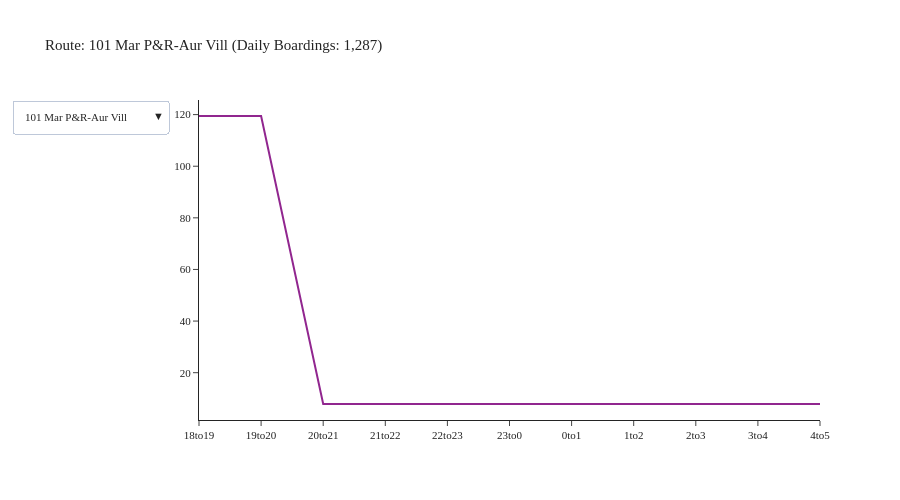

The code cell stored with this chart in its notebook:
### Code cell
agency = 'Community Transit'
df = df_transit_line[df_transit_line['agency'] == agency]
df = df.groupby(['tod', 'description']).agg({'boardings': 'sum'}).reset_index()
fig = create_tod_chart(df)
fig.show()

### Figure 1 — Plotly figure (JSON) as saved in the notebook; plotly's stock layout.template omitted (floating-point values rounded to 4 significant figures)
{"data": [{"mode": "lines", "name": "101 Mar P&R-Aur Vill", "type": "scatter", "visible": true, "x": ["18to19", "19to20", "20to21", "21to22", "22to23", "23to0", "0to1", "1to2", "2to3", "3to4", "4to5"], "y": [119.5, 119.5, 7.87, 7.87, 7.87, 7.87, 7.87, 7.87, 7.87, 7.87, 7.87]}, {"mode": "lines", "name": "105 Mariner P&R-Both", "type": "scatter", "visible": false, "x": ["18to19", "19to20", "20to21", "21to22", "22to23", "23to0", "0to1", "1to2", "2to3", "3to4", "4to5"], "y": [25.99, 25.99, 2.882, 2.882, 2.882, 2.882, 2.882, 2.882, 2.882, 2.882, 2.882]}, {"mode": "lines", "name": "106 Mariner P&R-Both", "type": "scatter", "visible": false, "x": ["18to19", "19to20"], "y": [7.887, 7.887]}, {"mode": "lines", "name": "107 Lynnwd-Seaway TC", "type": "scatter", "visible": false, "x": [], "y": []}, {"mode": "lines", "name": "109 Ash Wy P&R-LkStv", "type": "scatter", "visible": false, "x": ["18to19", "19to20", "20to21", "21to22", "22to23", "23to0", "0to1", "1to2", "2to3", "3to4", "4to5"], "y": [60.86, 60.86, 8.06, 8.06, 8.06, 8.06, 8.06, 8.06, 8.06, 8.06, 8.06]}, {"mode": "lines", "name": "111 Brier-MtLkTer TC", "type": "scatter", "visible": false, "x": [], "y": []}, {"mode": "lines", "name": "112 MLT TC-Ash P&R", "type": "scatter", "visible": false, "x": ["18to19", "19to20", "20to21", "21to22", "22to23", "23to0", "0to1", "1to2", "2to3", "3to4", "4to5"], "y": [15.35, 15.35, 0.3975, 0.3975, 0.3975, 0.3975, 0.3975, 0.3975, 0.3975, 0.3975, 0.3975]}, {"mode": "lines", "name": "113 Mukilteo-Lynn TC", "type": "scatter", "visible": false, "x": ["18to19", "19to20", "20to21", "21to22", "22to23", "23to0", "0to1", "1to2", "2to3", "3to4", "4to5"], "y": [75.93, 75.93, 6.743, 6.743, 6.743, 6.743, 6.743, 6.743, 6.743, 6.743, 6.743]}, {"mode": "lines", "name": "115 McClm P&R-AurVil", "type": "scatter", "visible": false, "x": ["18to19", "19to20", "20to21", "21to22", "22to23", "23to0", "0to1", "1to2", "2to3", "3to4", "4to5"], "y": [126.9, 126.9, 7.648, 7.648, 7.648, 7.648, 7.648, 7.648, 7.648, 7.648, 7.648]}, {"mode": "lines", "name": "116 Edm-Silver Firs", "type": "scatter", "visible": false, "x": ["18to19", "19to20", "20to21", "21to22", "22to23", "23to0", "0to1", "1to2", "2to3", "3to4", "4to5"], "y": [145.5, 145.5, 12.54, 12.54, 12.54, 12.54, 12.54, 12.54, 12.54, 12.54, 12.54]}, {"mode": "lines", "name": "119 Ash P&R-MLT TC", "type": "scatter", "visible": false, "x": ["18to19", "19to20", "20to21", "21to22", "22to23", "23to0", "0to1", "1to2", "2to3", "3to4", "4to5"], "y": [22.12, 22.12, 0.2619, 0.2619, 0.2619, 0.2619, 0.2619, 0.2619, 0.2619, 0.2619, 0.2619]}, {"mode": "lines", "name": "120 Canyon Pk-Lyn TC", "type": "scatter", "visible": false, "x": ["18to19", "19to20", "20to21", "21to22", "22to23", "23to0", "0to1", "1to2", "2to3", "3to4", "4to5"], "y": [45.03, 45.03, 2.619, 2.619, 2.619, 2.619, 2.619, 2.619, 2.619, 2.619, 2.619]}, {"mode": "lines", "name": "130 Edmonds-Lynnwood", "type": "scatter", "visible": false, "x": ["18to19", "19to20", "20to21", "21to22", "22to23", "23to0", "0to1", "1to2", "2to3", "3to4", "4to5"], "y": [40.13, 40.13, 1.532, 1.532, 1.532, 1.532, 1.532, 1.532, 1.532, 1.532, 1.532]}, {"mode": "lines", "name": "196 Ash W P&R-Edmnds", "type": "scatter", "visible": false, "x": ["18to19", "19to20", "20to21", "21to22", "22to23", "23to0", "0to1", "1to2", "2to3", "3to4", "4to5"], "y": [39.74, 39.74, 3.082, 3.082, 3.082, 3.082, 3.082, 3.082, 3.082, 3.082, 3.082]}, {"mode": "lines", "name": "201 Smokey Pt-Lynnwd", "type": "scatter", "visible": false, "x": ["18to19", "19to20", "20to21", "21to22", "22to23", "23to0", "0to1", "1to2", "2to3", "3to4", "4to5"], "y": [116.1, 116.1, 14.02, 14.02, 14.02, 14.02, 14.02, 14.02, 14.02, 14.02, 14.02]}, {"mode": "lines", "name": "202 Smokey Pt-Lynnwd", "type": "scatter", "visible": false, "x": ["18to19", "19to20", "20to21", "21to22", "22to23", "23to0", "0to1", "1to2", "2to3", "3to4", "4to5"], "y": [154.6, 154.6, 15.5, 15.5, 15.5, 15.5, 15.5, 15.5, 15.5, 15.5, 15.5]}, {"mode": "lines", "name": "209 Smokey Pt-Lk Stv", "type": "scatter", "visible": false, "x": ["18to19", "19to20", "20to21", "21to22", "22to23", "23to0", "0to1", "1to2", "2to3", "3to4", "4to5"], "y": [17.39, 17.39, 0.7555, 0.7555, 0.7555, 0.7555, 0.7555, 0.7555, 0.7555, 0.7555, 0.7555]}, {"mode": "lines", "name": "220 Smoky Pt-Arlngtn", "type": "scatter", "visible": false, "x": ["18to19", "19to20"], "y": [19.02, 19.02]}, {"mode": "lines", "name": "222 Tulalip-Marysvil", "type": "scatter", "visible": false, "x": ["18to19", "19to20"], "y": [35.51, 35.51]}, {"mode": "lines", "name": "227 Arlngtn-Seawy TC", "type": "scatter", "visible": false, "x": [], "y": []}, {"mode": "lines", "name": "230 Darrngtn-Smky Pt", "type": "scatter", "visible": false, "x": ["18to19", "19to20"], "y": [7.795, 7.795]}, {"mode": "lines", "name": "240 Stanwd-Smokey Pt", "type": "scatter", "visible": false, "x": ["18to19", "19to20"], "y": [27.28, 27.28]}, {"mode": "lines", "name": "247 Stanwd-Seaway TC", "type": "scatter", "visible": false, "x": [], "y": []}, {"mode": "lines", "name": "270 Gold Bar-Everett", "type": "scatter", "visible": false, "x": [], "y": []}, {"mode": "lines", "name": "271 Gold Bar-Everett", "type": "scatter", "visible": false, "x": ["18to19", "19to20", "20to21", "21to22", "22to23", "23to0", "0to1", "1to2", "2to3", "3to4", "4to5"], "y": [78.99, 78.99, 6.824, 6.824, 6.824, 6.824, 6.824, 6.824, 6.824, 6.824, 6.824]}, {"mode": "lines", "name": "280 Gran Falls-Evrt", "type": "scatter", "visible": false, "x": ["18to19", "19to20", "20to21", "21to22", "22to23", "23to0", "0to1", "1to2", "2to3", "3to4", "4to5"], "y": [80.76, 80.76, 1.167, 1.167, 1.167, 1.167, 1.167, 1.167, 1.167, 1.167, 1.167]}, {"mode": "lines", "name": "402 Lynn TC-Sea CBD", "type": "scatter", "visible": false, "x": ["18to19", "19to20"], "y": [25.83, 25.83]}, {"mode": "lines", "name": "405 Edm P&R-Sea CBD", "type": "scatter", "visible": false, "x": [], "y": []}, {"mode": "lines", "name": "410 Mar P&R-Sea CBD", "type": "scatter", "visible": false, "x": [], "y": []}, {"mode": "lines", "name": "412 Slv Firs-Sea CBD", "type": "scatter", "visible": false, "x": [], "y": []}, {"mode": "lines", "name": "413 Sw Ck P&R-SeaCBD", "type": "scatter", "visible": false, "x": ["18to19", "19to20"], "y": [2.198, 2.198]}, {"mode": "lines", "name": "415 N Lynn-Sea CBD", "type": "scatter", "visible": false, "x": [], "y": []}, {"mode": "lines", "name": "416 Edmonds-Sea CBD", "type": "scatter", "visible": false, "x": [], "y": []}, {"mode": "lines", "name": "417 Mukilteo-Sea CBD", "type": "scatter", "visible": false, "x": [], "y": []}, {"mode": "lines", "name": "421 Marysvil-Sea CBD", "type": "scatter", "visible": false, "x": [], "y": []}, {"mode": "lines", "name": "422 Stanwood-Sea CBD", "type": "scatter", "visible": false, "x": [], "y": []}, {"mode": "lines", "name": "424 Snohomsh-Sea CBD", "type": "scatter", "visible": false, "x": [], "y": []}, {"mode": "lines", "name": "425 Lk Stvns-Sea CBD", "type": "scatter", "visible": false, "x": [], "y": []}, {"mode": "lines", "name": "435 Mill Ck-Sea CBD", "type": "scatter", "visible": false, "x": [], "y": []}, {"mode": "lines", "name": "821 Marysvl-NGt Stn", "type": "scatter", "visible": false, "x": [], "y": []}, {"mode": "lines", "name": "860 McCol P&R-NG Stn", "type": "scatter", "visible": false, "x": ["18to19", "19to20"], "y": [8.243, 8.243]}, {"mode": "lines", "name": "871 Edm P&R-NGt Stn", "type": "scatter", "visible": false, "x": ["18to19", "19to20"], "y": [8.877, 8.877]}, {"mode": "lines", "name": "880 Mukilteo-NG Stn", "type": "scatter", "visible": false, "x": ["18to19", "19to20"], "y": [12.44, 12.44]}, {"mode": "lines", "name": "Swift Blue", "type": "scatter", "visible": false, "x": ["18to19", "19to20", "20to21", "21to22", "22to23", "23to0", "0to1", "1to2", "2to3", "3to4", "4to5"], "y": [457.7, 457.7, 64.21, 64.21, 64.21, 64.21, 64.21, 64.21, 64.21, 64.21, 64.21]}, {"mode": "lines", "name": "Swift Green", "type": "scatter", "visible": false, "x": ["18to19", "19to20", "20to21", "21to22", "22to23", "23to0", "0to1", "1to2", "2to3", "3to4", "4to5"], "y": [173.7, 173.7, 22.02, 22.02, 22.02, 22.02, 22.02, 22.02, 22.02, 22.02, 22.02]}, {"mode": "lines", "name": "810-McCol Pk-NGt Stn", "type": "scatter", "visible": false, "x": ["18to19", "19to20", "20to21", "21to22", "22to23", "23to0", "0to1", "1to2", "2to3", "3to4", "4to5"], "y": [19.63, 19.63, 15.48, 15.48, 15.48, 15.48, 15.48, 15.48, 15.48, 15.48, 15.48]}], "layout": {"font": {"size": 11}, "height": 500, "title": {"text": "Route: 101 Mar P&R-Aur Vill (Daily Boardings: 1,287)"}, "updatemenus": [{"buttons": [{"args": [{"visible": [true, false, false, false, false, false, false, false, false, false, false, false, false, false, false, false, false, false, false, false, false, false, false, false, false, false, false, false, false, false, false, false, false, false, false, false, false, false, false, false, false, false, false, false, false, false]}, {"title": "Route: 101 Mar P&R-Aur Vill (Daily Boardings: 1,287)"}], "label": "101 Mar P&R-Aur Vill", "method": "update"}, {"args": [{"visible": [false, true, false, false, false, false, false, false, false, false, false, false, false, false, false, false, false, false, false, false, false, false, false, false, false, false, false, false, false, false, false, false, false, false, false, false, false, false, false, false, false, false, false, false, false, false]}, {"title": "Route: 105 Mariner P&R-Both (Daily Boardings: 593)"}], "label": "105 Mariner P&R-Both", "method": "update"}, {"args": [{"visible": [false, false, true, false, false, false, false, false, false, false, false, false, false, false, false, false, false, false, false, false, false, false, false, false, false, false, false, false, false, false, false, false, false, false, false, false, false, false, false, false, false, false, false, false, false, false]}, {"title": "Route: 106 Mariner P&R-Both (Daily Boardings: 258)"}], "label": "106 Mariner P&R-Both", "method": "update"}, {"args": [{"visible": [false, false, false, true, false, false, false, false, false, false, false, false, false, false, false, false, false, false, false, false, false, false, false, false, false, false, false, false, false, false, false, false, false, false, false, false, false, false, false, false, false, false, false, false, false, false]}, {"title": "Route: 107 Lynnwd-Seaway TC (Daily Boardings: 61)"}], "label": "107 Lynnwd-Seaway TC", "method": "update"}, {"args": [{"visible": [false, false, false, false, true, false, false, false, false, false, false, false, false, false, false, false, false, false, false, false, false, false, false, false, false, false, false, false, false, false, false, false, false, false, false, false, false, false, false, false, false, false, false, false, false, false]}, {"title": "Route: 109 Ash Wy P&R-LkStv (Daily Boardings: 891)"}], "label": "109 Ash Wy P&R-LkStv", "method": "update"}, {"args": [{"visible": [false, false, false, false, false, true, false, false, false, false, false, false, false, false, false, false, false, false, false, false, false, false, false, false, false, false, false, false, false, false, false, false, false, false, false, false, false, false, false, false, false, false, false, false, false, false]}, {"title": "Route: 111 Brier-MtLkTer TC (Daily Boardings: 25)"}], "label": "111 Brier-MtLkTer TC", "method": "update"}, {"args": [{"visible": [false, false, false, false, false, false, true, false, false, false, false, false, false, false, false, false, false, false, false, false, false, false, false, false, false, false, false, false, false, false, false, false, false, false, false, false, false, false, false, false, false, false, false, false, false, false]}, {"title": "Route: 112 MLT TC-Ash P&R (Daily Boardings: 196)"}], "label": "112 MLT TC-Ash P&R", "method": "update"}, {"args": [{"visible": [false, false, false, false, false, false, false, true, false, false, false, false, false, false, false, false, false, false, false, false, false, false, false, false, false, false, false, false, false, false, false, false, false, false, false, false, false, false, false, false, false, false, false, false, false, false]}, {"title": "Route: 113 Mukilteo-Lynn TC (Daily Boardings: 1,094)"}], "label": "113 Mukilteo-Lynn TC", "method": "update"}, {"args": [{"visible": [false, false, false, false, false, false, false, false, true, false, false, false, false, false, false, false, false, false, false, false, false, false, false, false, false, false, false, false, false, false, false, false, false, false, false, false, false, false, false, false, false, false, false, false, false, false]}, {"title": "Route: 115 McClm P&R-AurVil (Daily Boardings: 1,744)"}], "label": "115 McClm P&R-AurVil", "method": "update"}, {"args": [{"visible": [false, false, false, false, false, false, false, false, false, true, false, false, false, false, false, false, false, false, false, false, false, false, false, false, false, false, false, false, false, false, false, false, false, false, false, false, false, false, false, false, false, false, false, false, false, false]}, {"title": "Route: 116 Edm-Silver Firs (Daily Boardings: 2,406)"}], "label": "116 Edm-Silver Firs", "method": "update"}, {"args": [{"visible": [false, false, false, false, false, false, false, false, false, false, true, false, false, false, false, false, false, false, false, false, false, false, false, false, false, false, false, false, false, false, false, false, false, false, false, false, false, false, false, false, false, false, false, false, false, false]}, {"title": "Route: 119 Ash P&R-MLT TC (Daily Boardings: 234)"}], "label": "119 Ash P&R-MLT TC", "method": "update"}, {"args": [{"visible": [false, false, false, false, false, false, false, false, false, false, false, true, false, false, false, false, false, false, false, false, false, false, false, false, false, false, false, false, false, false, false, false, false, false, false, false, false, false, false, false, false, false, false, false, false, false]}, {"title": "Route: 120 Canyon Pk-Lyn TC (Daily Boardings: 659)"}], "label": "120 Canyon Pk-Lyn TC", "method": "update"}, {"args": [{"visible": [false, false, false, false, false, false, false, false, false, false, false, false, true, false, false, false, false, false, false, false, false, false, false, false, false, false, false, false, false, false, false, false, false, false, false, false, false, false, false, false, false, false, false, false, false, false]}, {"title": "Route: 130 Edmonds-Lynnwood (Daily Boardings: 674)"}], "label": "130 Edmonds-Lynnwood", "method": "update"}, {"args": [{"visible": [false, false, false, false, false, false, false, false, false, false, false, false, false, true, false, false, false, false, false, false, false, false, false, false, false, false, false, false, false, false, false, false, false, false, false, false, false, false, false, false, false, false, false, false, false, false]}, {"title": "Route: 196 Ash W P&R-Edmnds (Daily Boardings: 351)"}], "label": "196 Ash W P&R-Edmnds", "method": "update"}, {"args": [{"visible": [false, false, false, false, false, false, false, false, false, false, false, false, false, false, true, false, false, false, false, false, false, false, false, false, false, false, false, false, false, false, false, false, false, false, false, false, false, false, false, false, false, false, false, false, false, false]}, {"title": "Route: 201 Smokey Pt-Lynnwd (Daily Boardings: 1,651)"}], "label": "201 Smokey Pt-Lynnwd", "method": "update"}, {"args": [{"visible": [false, false, false, false, false, false, false, false, false, false, false, false, false, false, false, true, false, false, false, false, false, false, false, false, false, false, false, false, false, false, false, false, false, false, false, false, false, false, false, false, false, false, false, false, false, false]}, {"title": "Route: 202 Smokey Pt-Lynnwd (Daily Boardings: 1,748)"}], "label": "202 Smokey Pt-Lynnwd", "method": "update"}, {"args": [{"visible": [false, false, false, false, false, false, false, false, false, false, false, false, false, false, false, false, true, false, false, false, false, false, false, false, false, false, false, false, false, false, false, false, false, false, false, false, false, false, false, false, false, false, false, false, false, false]}, {"title": "Route: 209 Smokey Pt-Lk Stv (Daily Boardings: 276)"}], "label": "209 Smokey Pt-Lk Stv", "method": "update"}, {"args": [{"visible": [false, false, false, false, false, false, false, false, false, false, false, false, false, false, false, false, false, true, false, false, false, false, false, false, false, false, false, false, false, false, false, false, false, false, false, false, false, false, false, false, false, false, false, false, false, false]}, {"title": "Route: 220 Smoky Pt-Arlngtn (Daily Boardings: 337)"}], "label": "220 Smoky Pt-Arlngtn", "method": "update"}, {"args": [{"visible": [false, false, false, false, false, false, false, false, false, false, false, false, false, false, false, false, false, false, true, false, false, false, false, false, false, false, false, false, false, false, false, false, false, false, false, false, false, false, false, false, false, false, false, false, false, false]}, {"title": "Route: 222 Tulalip-Marysvil (Daily Boardings: 496)"}], "label": "222 Tulalip-Marysvil", "method": "update"}, {"args": [{"visible": [false, false, false, false, false, false, false, false, false, false, false, false, false, false, false, false, false, false, false, true, false, false, false, false, false, false, false, false, false, false, false, false, false, false, false, false, false, false, false, false, false, false, false, false, false, false]}, {"title": "Route: 227 Arlngtn-Seawy TC (Daily Boardings: 5)"}], "label": "227 Arlngtn-Seawy TC", "method": "update"}, {"args": [{"visible": [false, false, false, false, false, false, false, false, false, false, false, false, false, false, false, false, false, false, false, false, true, false, false, false, false, false, false, false, false, false, false, false, false, false, false, false, false, false, false, false, false, false, false, false, false, false]}, {"title": "Route: 230 Darrngtn-Smky Pt (Daily Boardings: 88)"}], "label": "230 Darrngtn-Smky Pt", "method": "update"}, {"args": [{"visible": [false, false, false, false, false, false, false, false, false, false, false, false, false, false, false, false, false, false, false, false, false, true, false, false, false, false, false, false, false, false, false, false, false, false, false, false, false, false, false, false, false, false, false, false, false, false]}, {"title": "Route: 240 Stanwd-Smokey Pt (Daily Boardings: 341)"}], "label": "240 Stanwd-Smokey Pt", "method": "update"}, {"args": [{"visible": [false, false, false, false, false, false, false, false, false, false, false, false, false, false, false, false, false, false, false, false, false, false, true, false, false, false, false, false, false, false, false, false, false, false, false, false, false, false, false, false, false, false, false, false, false, false]}, {"title": "Route: 247 Stanwd-Seaway TC (Daily Boardings: 1)"}], "label": "247 Stanwd-Seaway TC", "method": "update"}, {"args": [{"visible": [false, false, false, false, false, false, false, false, false, false, false, false, false, false, false, false, false, false, false, false, false, false, false, true, false, false, false, false, false, false, false, false, false, false, false, false, false, false, false, false, false, false, false, false, false, false]}, {"title": "Route: 270 Gold Bar-Everett (Daily Boardings: 116)"}], "label": "270 Gold Bar-Everett", "method": "update"}, {"args": [{"visible": [false, false, false, false, false, false, false, false, false, false, false, false, false, false, false, false, false, false, false, false, false, false, false, false, true, false, false, false, false, false, false, false, false, false, false, false, false, false, false, false, false, false, false, false, false, false]}, {"title": "Route: 271 Gold Bar-Everett (Daily Boardings: 950)"}], "label": "271 Gold Bar-Everett", "method": "update"}, {"args": [{"visible": [false, false, false, false, false, false, false, false, false, false, false, false, false, false, false, false, false, false, false, false, false, false, false, false, false, true, false, false, false, false, false, false, false, false, false, false, false, false, false, false, false, false, false, false, false, false]}, {"title": "Route: 280 Gran Falls-Evrt (Daily Boardings: 1,050)"}], "label": "280 Gran Falls-Evrt", "method": "update"}, {"args": [{"visible": [false, false, false, false, false, false, false, false, false, false, false, false, false, false, false, false, false, false, false, false, false, false, false, false, false, false, true, false, false, false, false, false, false, false, false, false, false, false, false, false, false, false, false, false, false, false]}, {"title": "Route: 402 Lynn TC-Sea CBD (Daily Boardings: 137)"}], "label": "402 Lynn TC-Sea CBD", "method": "update"}, {"args": [{"visible": [false, false, false, false, false, false, false, false, false, false, false, false, false, false, false, false, false, false, false, false, false, false, false, false, false, false, false, true, false, false, false, false, false, false, false, false, false, false, false, false, false, false, false, false, false, false]}, {"title": "Route: 405 Edm P&R-Sea CBD (Daily Boardings: 60)"}], "label": "405 Edm P&R-Sea CBD", "method": "update"}, {"args": [{"visible": [false, false, false, false, false, false, false, false, false, false, false, false, false, false, false, false, false, false, false, false, false, false, false, false, false, false, false, false, true, false, false, false, false, false, false, false, false, false, false, false, false, false, false, false, false, false]}, {"title": "Route: 410 Mar P&R-Sea CBD (Daily Boardings: 85)"}], "label": "410 Mar P&R-Sea CBD", "method": "update"}, {"args": [{"visible": [false, false, false, false, false, false, false, false, false, false, false, false, false, false, false, false, false, false, false, false, false, false, false, false, false, false, false, false, false, true, false, false, false, false, false, false, false, false, false, false, false, false, false, false, false, false]}, {"title": "Route: 412 Slv Firs-Sea CBD (Daily Boardings: 242)"}], "label": "412 Slv Firs-Sea CBD", "method": "update"}, {"args": [{"visible": [false, false, false, false, false, false, false, false, false, false, false, false, false, false, false, false, false, false, false, false, false, false, false, false, false, false, false, false, false, false, true, false, false, false, false, false, false, false, false, false, false, false, false, false, false, false]}, {"title": "Route: 413 Sw Ck P&R-SeaCBD (Daily Boardings: 200)"}], "label": "413 Sw Ck P&R-SeaCBD", "method": "update"}, {"args": [{"visible": [false, false, false, false, false, false, false, false, false, false, false, false, false, false, false, false, false, false, false, false, false, false, false, false, false, false, false, false, false, false, false, true, false, false, false, false, false, false, false, false, false, false, false, false, false, false]}, {"title": "Route: 415 N Lynn-Sea CBD (Daily Boardings: 236)"}], "label": "415 N Lynn-Sea CBD", "method": "update"}, {"args": [{"visible": [false, false, false, false, false, false, false, false, false, false, false, false, false, false, false, false, false, false, false, false, false, false, false, false, false, false, false, false, false, false, false, false, true, false, false, false, false, false, false, false, false, false, false, false, false, false]}, {"title": "Route: 416 Edmonds-Sea CBD (Daily Boardings: 85)"}], "label": "416 Edmonds-Sea CBD", "method": "update"}, {"args": [{"visible": [false, false, false, false, false, false, false, false, false, false, false, false, false, false, false, false, false, false, false, false, false, false, false, false, false, false, false, false, false, false, false, false, false, true, false, false, false, false, false, false, false, false, false, false, false, false]}, {"title": "Route: 417 Mukilteo-Sea CBD (Daily Boardings: 93)"}], "label": "417 Mukilteo-Sea CBD", "method": "update"}, {"args": [{"visible": [false, false, false, false, false, false, false, false, false, false, false, false, false, false, false, false, false, false, false, false, false, false, false, false, false, false, false, false, false, false, false, false, false, false, true, false, false, false, false, false, false, false, false, false, false, false]}, {"title": "Route: 421 Marysvil-Sea CBD (Daily Boardings: 91)"}], "label": "421 Marysvil-Sea CBD", "method": "update"}, {"args": [{"visible": [false, false, false, false, false, false, false, false, false, false, false, false, false, false, false, false, false, false, false, false, false, false, false, false, false, false, false, false, false, false, false, false, false, false, false, true, false, false, false, false, false, false, false, false, false, false]}, {"title": "Route: 422 Stanwood-Sea CBD (Daily Boardings: 58)"}], "label": "422 Stanwood-Sea CBD", "method": "update"}, {"args": [{"visible": [false, false, false, false, false, false, false, false, false, false, false, false, false, false, false, false, false, false, false, false, false, false, false, false, false, false, false, false, false, false, false, false, false, false, false, false, true, false, false, false, false, false, false, false, false, false]}, {"title": "Route: 424 Snohomsh-Sea CBD (Daily Boardings: 76)"}], "label": "424 Snohomsh-Sea CBD", "method": "update"}, {"args": [{"visible": [false, false, false, false, false, false, false, false, false, false, false, false, false, false, false, false, false, false, false, false, false, false, false, false, false, false, false, false, false, false, false, false, false, false, false, false, false, true, false, false, false, false, false, false, false, false]}, {"title": "Route: 425 Lk Stvns-Sea CBD (Daily Boardings: 170)"}], "label": "425 Lk Stvns-Sea CBD", "method": "update"}, {"args": [{"visible": [false, false, false, false, false, false, false, false, false, false, false, false, false, false, false, false, false, false, false, false, false, false, false, false, false, false, false, false, false, false, false, false, false, false, false, false, false, false, true, false, false, false, false, false, false, false]}, {"title": "Route: 435 Mill Ck-Sea CBD (Daily Boardings: 130)"}], "label": "435 Mill Ck-Sea CBD", "method": "update"}, {"args": [{"visible": [false, false, false, false, false, false, false, false, false, false, false, false, false, false, false, false, false, false, false, false, false, false, false, false, false, false, false, false, false, false, false, false, false, false, false, false, false, false, false, true, false, false, false, false, false, false]}, {"title": "Route: 821 Marysvl-NGt Stn (Daily Boardings: 114)"}], "label": "821 Marysvl-NGt Stn", "method": "update"}, {"args": [{"visible": [false, false, false, false, false, false, false, false, false, false, false, false, false, false, false, false, false, false, false, false, false, false, false, false, false, false, false, false, false, false, false, false, false, false, false, false, false, false, false, false, true, false, false, false, false, false]}, {"title": "Route: 860 McCol P&R-NG Stn (Daily Boardings: 181)"}], "label": "860 McCol P&R-NG Stn", "method": "update"}, {"args": [{"visible": [false, false, false, false, false, false, false, false, false, false, false, false, false, false, false, false, false, false, false, false, false, false, false, false, false, false, false, false, false, false, false, false, false, false, false, false, false, false, false, false, false, true, false, false, false, false]}, {"title": "Route: 871 Edm P&R-NGt Stn (Daily Boardings: 201)"}], "label": "871 Edm P&R-NGt Stn", "method": "update"}, {"args": [{"visible": [false, false, false, false, false, false, false, false, false, false, false, false, false, false, false, false, false, false, false, false, false, false, false, false, false, false, false, false, false, false, false, false, false, false, false, false, false, false, false, false, false, false, true, false, false, false]}, {"title": "Route: 880 Mukilteo-NG Stn (Daily Boardings: 297)"}], "label": "880 Mukilteo-NG Stn", "method": "update"}, {"args": [{"visible": [false, false, false, false, false, false, false, false, false, false, false, false, false, false, false, false, false, false, false, false, false, false, false, false, false, false, false, false, false, false, false, false, false, false, false, false, false, false, false, false, false, false, false, true, false, false]}, {"title": "Route: Swift Blue (Daily Boardings: 5,675)"}], "label": "Swift Blue", "method": "update"}, {"args": [{"visible": [false, false, false, false, false, false, false, false, false, false, false, false, false, false, false, false, false, false, false, false, false, false, false, false, false, false, false, false, false, false, false, false, false, false, false, false, false, false, false, false, false, false, false, false, true, false]}, {"title": "Route: Swift Green (Daily Boardings: 2,424)"}], "label": "Swift Green", "method": "update"}, {"args": [{"visible": [false, false, false, false, false, false, false, false, false, false, false, false, false, false, false, false, false, false, false, false, false, false, false, false, false, false, false, false, false, false, false, false, false, false, false, false, false, false, false, false, false, false, false, false, false, true]}, {"title": "Route: 810-McCol Pk-NGt Stn (Daily Boardings: 253)"}], "label": "810-McCol Pk-NGt Stn", "method": "update"}], "direction": "down", "showactive": true}], "width": 900, "yaxis": {"tickformat": ".00f"}}}
